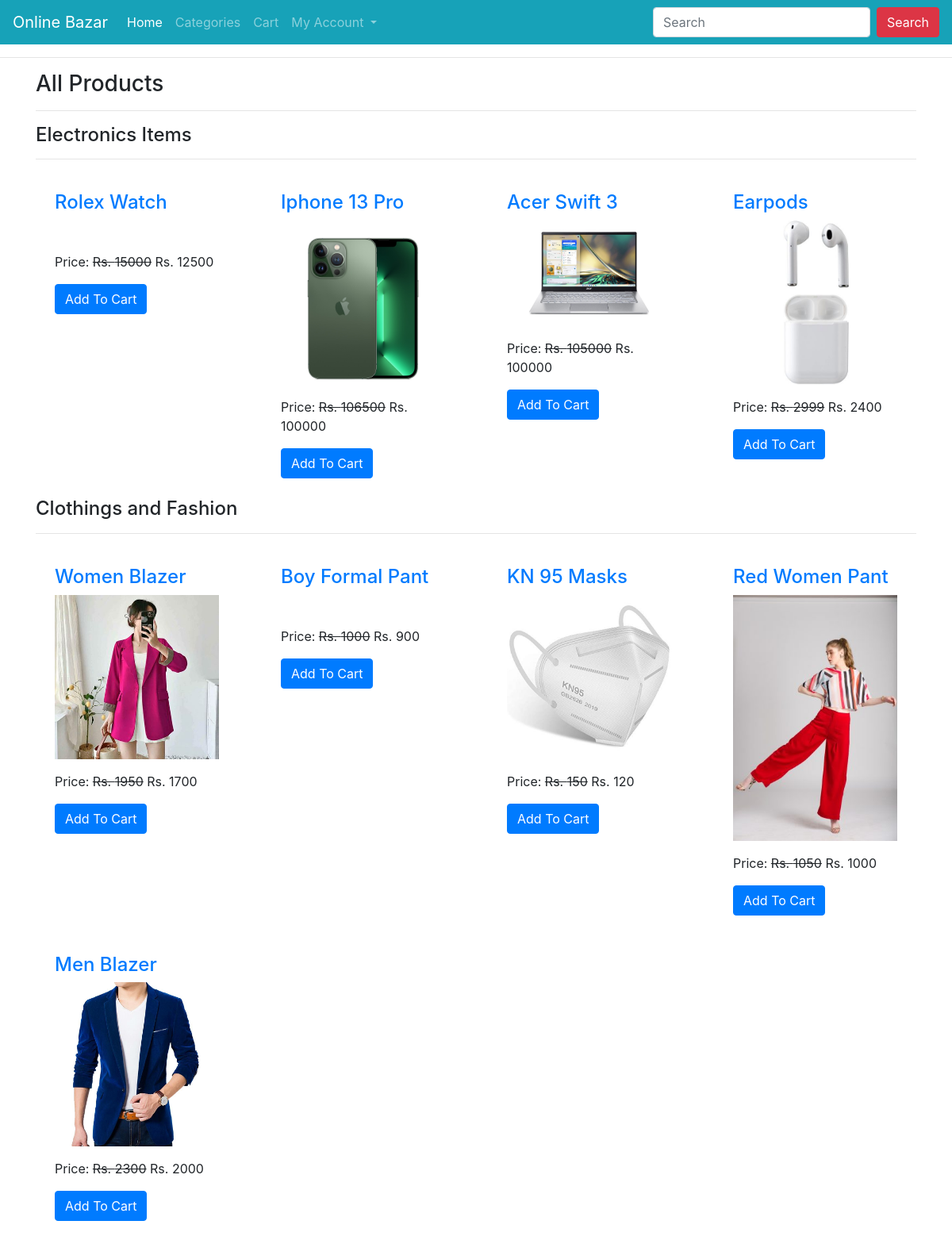
The page /all-products/ on the database its author committed.
### ecomapp/models.py (models this page shows, shortened)
class Category(models.Model):
    title = models.CharField(max_length=200)
    slug = models.SlugField(unique=True)

class Product(models.Model):
    title = models.CharField(max_length=200)
    slug = models.SlugField(unique=True)
    category = models.ForeignKey(Category, on_delete=models.CASCADE)
    image = models.ImageField(upload_to="products")
    marked_price = models.PositiveIntegerField()
    selling_price = models.PositiveIntegerField()
    description = models.TextField()
    warranty = models.CharField(max_length=300, null=True, blank=True)
    return_policy = models.CharField(max_length=300, null=True, blank=True)
    view_count = models.PositiveIntegerField(default=0)

### ecomapp/views.py (the view)
# urls.py: path("all-products/", AllProductsView.as_view(), name="allproducts"),
class AllProductsView(EcomMixin,TemplateView):
    template_name = "allproducts.html"
    def get_context_data(self, **kwargs):
        context = super().get_context_data(**kwargs)
        context['allcategories'] = Category.objects.all()
        return context

### ecomapp/views.py (called while the page is built)
    def dispatch(self, request, *args, **kwargs):
        cart_id = request.session.get("cart_id")
        if cart_id:
            cart_obj = Cart.objects.get(id=cart_id)
            if request.user.is_authenticated and request.user.customer:
                cart_obj.customer = request.user.customer
                cart_obj.save()
        return super().dispatch(request, *args, **kwargs)

### templates/allproducts.html (shortened to what this page needs)
{% extends 'base.html' %}
{% block content %}
<div class="container">
    <h3>All Products</h3><hr>
    {% for cat in allcategories %}
    <h4>{{cat.title}}</h4><hr>
    <div class="row">
        {% for p in cat.product_set.all %}
        <div class="col-md-3">
            <div class="m-4">
          <h4><a href="{% url 'ecomapp:productdetail' p.slug %}">{{p.title}}</a></h4>
        <img src="{{p.image.url}}" alt="" class="img-fluid" style="height: 2500; object-fit: cover;">
                <p class="mt-3">Price: <strike>Rs. {{p.marked_price}}</strike> Rs. {{p.selling_price}}</p>
                <a href="{% url 'ecomapp:addtocart' p.id %}" class="btn btn-primary">Add To Cart</a>
            </div>
        </div>
        {% endfor %}
    </div>
    {% endfor %}
</div>
{% endblock %}

### rows shown on the page
Category: title "Electronics Items"
Product: title "Rolex Watch", marked_price "15000", selling_price "12500"
Product: title "Iphone 13 Pro", image (picture), marked_price "106500", selling_price "100000"
Product: title "Acer Swift 3", image (picture), marked_price "105000", selling_price "100000"
Product: title "Earpods", image (picture), marked_price "2999", selling_price "2400"
Category: title "Clothings and Fashion"
Product: title "Women Blazer", image (picture), marked_price "1950", selling_price "1700"
Product: title "Boy Formal Pant", marked_price "1000", selling_price "900"
Product: title "KN 95 Masks", image (picture), marked_price "150", selling_price "120"
Product: title "Red Women Pant", image (picture), marked_price "1050", selling_price "1000"
Product: title "Men Blazer", image (picture), marked_price "2300", selling_price "2000"
